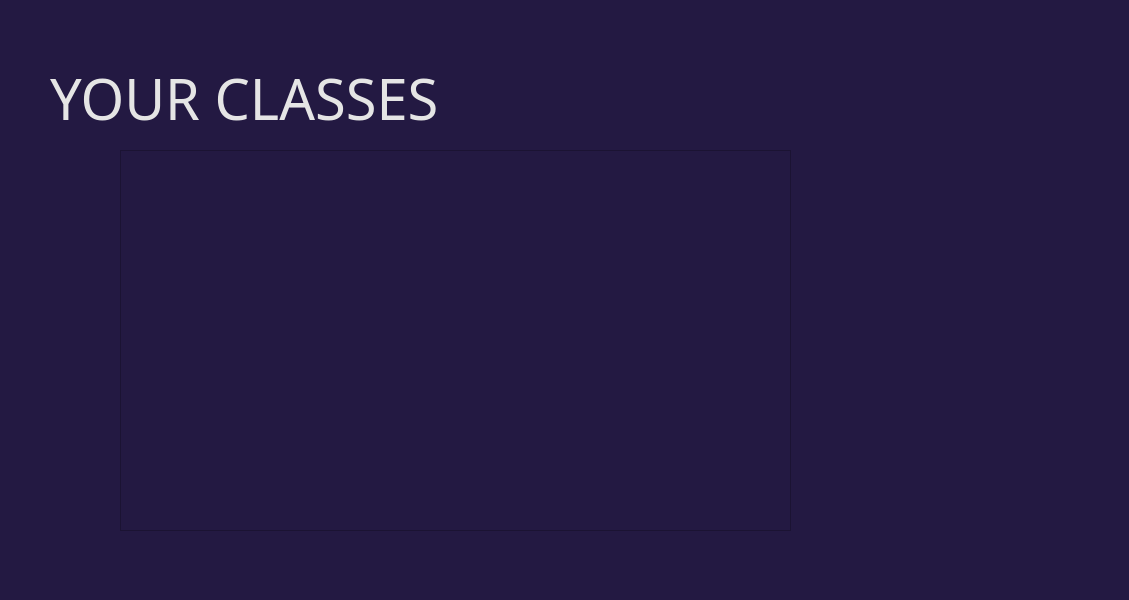
<?xml version="1.0" encoding="UTF-8"?>
<ui version="4.0">
 <class>Form</class>
 <widget class="QWidget" name="Form">
  <property name="geometry">
   <rect>
    <x>0</x>
    <y>0</y>
    <width>1129</width>
    <height>600</height>
   </rect>
  </property>
  <property name="windowTitle">
   <string>Form</string>
  </property>
  <property name="styleSheet">
   <string notr="true">background-color: rgb(35, 25, 66);</string>
  </property>
  <widget class="QLabel" name="label_2">
   <property name="geometry">
    <rect>
     <x>50</x>
     <y>60</y>
     <width>450</width>
     <height>77</height>
    </rect>
   </property>
   <property name="font">
    <font>
     <family>Montserrat ExtraBold</family>
     <pointsize>42</pointsize>
    </font>
   </property>
   <property name="styleSheet">
    <string notr="true">background:None;
color: rgb(229, 229, 229);
image:None;
</string>
   </property>
   <property name="text">
    <string>YOUR CLASSES</string>
   </property>
   <property name="alignment">
    <set>Qt::AlignJustify|Qt::AlignVCenter</set>
   </property>
  </widget>
  <widget class="QScrollArea" name="scrollArea">
   <property name="geometry">
    <rect>
     <x>120</x>
     <y>150</y>
     <width>671</width>
     <height>381</height>
    </rect>
   </property>
   <property name="widgetResizable">
    <bool>true</bool>
   </property>
   <widget class="QWidget" name="scrollAreaWidgetContents">
    <property name="geometry">
     <rect>
      <x>0</x>
      <y>0</y>
      <width>669</width>
      <height>379</height>
     </rect>
    </property>
   </widget>
  </widget>
 </widget>
 <resources/>
 <connections/>
</ui>
